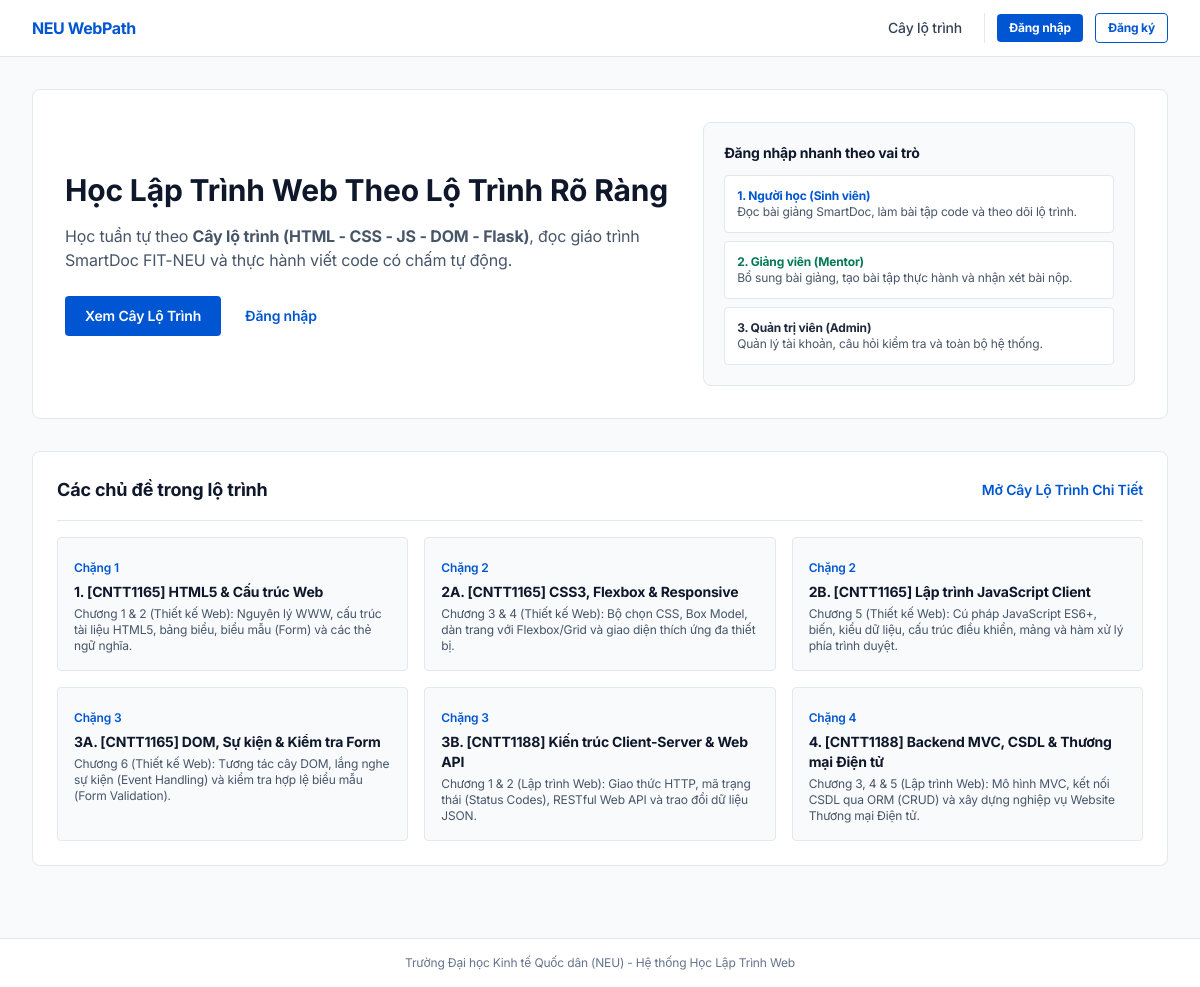
Screenshot of /welcome with the database file from the repository.
### app/models/schema.py (models this page shows)
class Skill(db.Model):
    __tablename__ = "skills"
    id = db.Column(db.Integer, primary_key=True)
    slug = db.Column(db.String(100), unique=True, nullable=False, index=True)
    name = db.Column(db.String(150), nullable=False)
    description = db.Column(db.Text)
    icon = db.Column(db.String(100), default="code")
    tier = db.Column(db.Integer, default=1, nullable=False)
    required_xp = db.Column(db.Integer, default=0, nullable=False)
    required_exercises_count = db.Column(db.Integer, default=1, nullable=False)
    courses = db.relationship("Course", backref="skill", lazy="dynamic")
    exercises = db.relationship("Exercise", backref="skill", lazy="dynamic")

### app/blueprints/main.py (the view)
@main_bp.route("/welcome")
def landing():
    skills = Skill.query.order_by(Skill.tier.asc(), Skill.id.asc()).all()
    roadmaps = Roadmap.query.all()
    sample_exercises = Exercise.query.limit(3).all()
    return render_template(
        "landing.html",
        skills=skills,
        roadmaps=roadmaps,
        sample_exercises=sample_exercises,
    )

### app/templates/landing.html (shortened to what this page needs)
{% extends "base.html" %}
{% block content %}
<div class="w-full px-4 sm:px-6 lg:px-8 py-8 space-y-8">
    <div class="bg-white border border-slate-200 rounded-lg p-6 sm:p-8 grid lg:grid-cols-12 gap-6 items-center">
        <div class="lg:col-span-7 space-y-4">
            <h1 class="text-2xl sm:text-3xl font-bold text-slate-900 leading-tight">
                Học Lập Trình Web Theo Lộ Trình Rõ Ràng
            </h1>
            <p class="text-sm sm:text-base text-slate-600 leading-relaxed">
                Học tuần tự theo <strong>Cây lộ trình (HTML - CSS - JS - DOM - Flask)</strong>, đọc giáo trình SmartDoc FIT-NEU và thực hành viết code có chấm tự động.
            </p>
            <div class="flex flex-wrap items-center gap-3 pt-2">
                <a href="{{ url_for('skills.tree_view') }}" class="px-5 py-2.5 rounded bg-[#0056D2] hover:bg-blue-700 text-white font-semibold text-sm">
                    Xem Cây Lộ Trình
                </a>
                <a href="{{ url_for('auth.login') }}" class="px-3 py-2 text-sm font-semibold text-[#0056D2] hover:underline">
                    Đăng nhập
                </a>
            </div>
        </div>
        <div class="lg:col-span-5 bg-slate-50 border border-slate-200 rounded-lg p-5 space-y-3">
            <h2 class="text-sm font-bold text-slate-900">
                Đăng nhập nhanh theo vai trò
            </h2>
            <div class="space-y-2 text-xs">
                <a href="{{ url_for('auth.quick_login', role='learner') }}" class="block p-3 rounded bg-white border border-slate-200 hover:border-[#0056D2]">
                    <span class="font-bold text-[#0056D2] block">1. Người học (Sinh viên)</span>
                    <span class="text-slate-600">Đọc bài giảng SmartDoc, làm bài tập code và theo dõi lộ trình.</span>
                </a>
                <a href="{{ url_for('auth.quick_login', role='instructor') }}" class="block p-3 rounded bg-white border border-slate-200 hover:border-[#0056D2]">
                    <span class="font-bold text-emerald-700 block">2. Giảng viên (Mentor)</span>
                    <span class="text-slate-600">Bổ sung bài giảng, tạo bài tập thực hành và nhận xét bài nộp.</span>
                </a>
                <a href="{{ url_for('auth.quick_login', role='admin') }}" class="block p-3 rounded bg-white border border-slate-200 hover:border-[#0056D2]">
                    <span class="font-bold text-slate-800 block">3. Quản trị viên (Admin)</span>
                    <span class="text-slate-600">Quản lý tài khoản, câu hỏi kiểm tra và toàn bộ hệ thống.</span>
                </a>
            </div>
        </div>
    </div>
    <div class="bg-white border border-slate-200 rounded-lg p-6">
        <div class="flex flex-col sm:flex-row sm:items-center justify-between gap-3 pb-4 border-b border-slate-200">
            <h2 class="text-lg font-bold text-slate-900">Các chủ đề trong lộ trình</h2>
            <a href="{{ url_for('skills.tree_view') }}" class="text-sm font-semibold text-[#0056D2] hover:underline">
                Mở Cây Lộ Trình Chi Tiết
            </a>
        </div>
        <div class="grid sm:grid-cols-2 lg:grid-cols-3 gap-4 mt-4">
            {% for s in skills %}
            <div class="p-4 rounded border border-slate-200 bg-slate-50">
                <span class="text-xs font-semibold text-[#0056D2]">Chặng {{ s.tier }}</span>
                <h3 class="text-sm font-bold text-slate-900 mt-1">{{ s.name }}</h3>
                <p class="text-xs text-slate-600 mt-1">{{ s.description }}</p>
            </div>
            {% endfor %}
        </div>
    </div>
</div>
{% endblock %}

### app/templates/base.html (shortened to what this page needs)
<!DOCTYPE html>
<html lang="vi">
<head>
    <script src="https://cdn.tailwindcss.com"></script>
    <link rel="stylesheet" href="{{ url_for('static', filename='css/responsive.css') }}">
</head>
<body class="min-h-screen flex flex-col bg-[#F8FAFC] text-slate-800">
    <header class="bg-white border-b border-slate-200 sticky top-0 z-50">
        <div class="w-full px-4 sm:px-8 min-h-[3.5rem] py-2 flex flex-wrap items-center justify-between gap-4">
            <a href="{{ url_for('main.index') }}" class="text-base font-bold text-[#0056D2] shrink-0 tracking-tight">
                NEU WebPath
            </a>
            <div class="flex flex-wrap items-center gap-3 ml-auto">
                <nav class="flex flex-wrap items-center gap-1 text-sm font-medium">
                    <a href="{{ url_for('skills.tree_view') }}" class="px-2.5 py-1.5 rounded transition whitespace-nowrap {% if 'skills' in (request.endpoint or '') %}bg-blue-50 text-[#0056D2] font-semibold{% else %}text-slate-700 hover:bg-slate-100{% endif %}">
                        Cây lộ trình
                    </a>
                </nav>
                <div class="flex items-center gap-3 pl-3 border-l border-slate-200 text-xs sm:text-sm">
                    {% if current_user.is_authenticated %}
                        <span class="font-bold text-[#0056D2] whitespace-nowrap">
                            <span id="nav-user-xp">{{ current_user.total_xp }}</span> XP
                        </span>
                        <span class="hidden sm:inline font-semibold text-slate-700 whitespace-nowrap">{{ current_user.username }}</span>
                        <a href="{{ url_for('auth.logout') }}" class="text-slate-500 hover:text-red-600 font-medium whitespace-nowrap">
                            Đăng xuất
                        </a>
                    {% else %}
                        <a href="{{ url_for('auth.login') }}" class="px-3 py-1.5 rounded bg-[#0056D2] text-white text-xs font-bold whitespace-nowrap">
                            Đăng nhập
                        </a>
                        <a href="{{ url_for('auth.register') }}" class="px-3 py-1.5 rounded border border-[#0056D2] text-[#0056D2] text-xs font-bold whitespace-nowrap">
                            Đăng ký
                        </a>
                    {% endif %}
                </div>
            </div>
        </div>
    </header>
    <main class="flex-1">
        {% block content %}{% endblock %}
    </main>
    {% if request.endpoint != 'judge.workspace' %}
    <footer class="bg-white border-t border-slate-200 mt-10 py-4 text-center text-xs text-slate-500">
        Trường Đại học Kinh tế Quốc dân (NEU) - Hệ thống Học Lập Trình Web
    </footer>
    {% endif %}
</body>
</html>

### app/static/css/responsive.css (style rules this page uses)
:root { --touch-target-min: 44px; }
html, body { max-width: 100vw; overflow-x: hidden; -webkit-tap-highlight-color: transparent; }

### app/templates/base.html (style rules this page uses)
body { background-color: #F8FAFC; color: #1E293B; font-family: 'Inter', -apple-system, BlinkMacSystemFont, 'Segoe UI', Roboto, 'Helvetica Neue', Arial, sans-serif; -webkit-font-smoothing: antialiased; -moz-osx-font-smoothing: grayscale; letter-spacing: -0.011em; }

### rows the page displays
Skill: tier "1", name "1. [CNTT1165] HTML5 & Cấu trúc Web", description "Chương 1 & 2 (Thiết kế Web): Nguyên lý WWW, cấu trúc tài liệu HTML5, bảng biểu, biểu mẫu (Form) và các thẻ ngữ nghĩa."
Skill: tier "2", name "2A. [CNTT1165] CSS3, Flexbox & Responsive", description "Chương 3 & 4 (Thiết kế Web): Bộ chọn CSS, Box Model, dàn trang với Flexbox/Grid và giao diện thích ứng đa thiết bị."
Skill: tier "2", name "2B. [CNTT1165] Lập trình JavaScript Client", description "Chương 5 (Thiết kế Web): Cú pháp JavaScript ES6+, biến, kiểu dữ liệu, cấu trúc điều khiển, mảng và hàm xử lý phía trình duyệt."
Skill: tier "3", name "3A. [CNTT1165] DOM, Sự kiện & Kiểm tra Form", description "Chương 6 (Thiết kế Web): Tương tác cây DOM, lắng nghe sự kiện (Event Handling) và kiểm tra hợp lệ biểu mẫu (Form Validation)."
Skill: tier "3", name "3B. [CNTT1188] Kiến trúc Client-Server & Web API", description "Chương 1 & 2 (Lập trình Web): Giao thức HTTP, mã trạng thái (Status Codes), RESTful Web API và trao đổi dữ liệu JSON."
Skill: tier "4", name "4. [CNTT1188] Backend MVC, CSDL & Thương mại Điện tử", description "Chương 3, 4 & 5 (Lập trình Web): Mô hình MVC, kết nối CSDL qua ORM (CRUD) và xây dựng nghiệp vụ Website Thương mại Điện tử."
